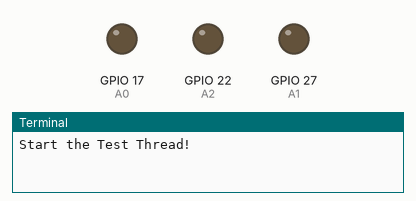
The program below on a simulated Raspberry Pi (BCM pin numbers). Shown: output pins drawn as LEDs (lit = HIGH), the last lines printed to the terminal. Threads take turns every 2 ms; pins used as bus, display or sensor lines are not drawn. At 3.0 s the program stops and its outputs stay as they are.

Above: at 0.1 s.
At 3.1 s:
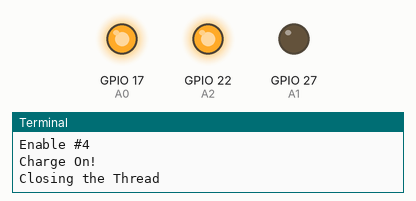
Timing chart, 0 to 4.5 s (numbered marks = the images above):
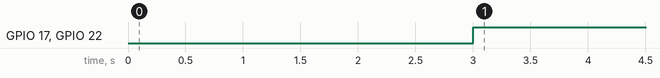

Measured:
- by itself, GPIO 17 (A0), GPIO 22 (A2): LOW → HIGH at 3.0 s

The program:

charge_on.py
```python
import RPi._GPIO as GPIO
import time
import serial
import threading
import Queue

# Setup Serial
port = serial.Serial("/dev/ttyAMA0", baudrate = 115200, timeout = None)
q = Queue.Queue(0)

# Object that signals shutdown
_sentinel = object()

#set up GPIO using BCM numbering
GPIO.setmode(GPIO.BCM)

# OE0 - H
# OE1 - L
# LE  - L

# A0 - GPIO 17
# A1 - GPIO 27
# A2 - GPIO 22

# Setup the Outputs
A0Mux = 4
A1Mux = 18
muxEnable = 25

A0 = 17
A1 = 27
A2 = 22


class printThread(threading.Thread):
	def __init__(self, q):
		self.q = q
		threading.Thread.__init__ (self)

	def run(self):
		while True:
			bytesToRead = port.inWaiting()

			if(bytesToRead > 0):
				print("Reading Bytes")
				rcv = port.read(bytesToRead)
				print(rcv)
				print("Done with Bytes")

			if not q.empty():
				print("Closing the Thread")
				port.close()
				break

class testThread(threading.Thread):
	def __init__(self, q):
		self.q = q
		threading.Thread.__init__ (self)

	def run(self):
		GPIO.setup(A0Mux, GPIO.OUT)
		GPIO.setup(A1Mux, GPIO.OUT)
		GPIO.setup(muxEnable, GPIO.OUT)

		GPIO.setup(A0, GPIO.OUT)
		GPIO.setup(A1, GPIO.OUT)
		GPIO.setup(A2, GPIO.OUT)

		GPIO.output(muxEnable, False)

		thread2.start()
		time.sleep(2)

		print("Enable #4")
		GPIO.output(muxEnable, True)
		GPIO.output(A0Mux, True)
		GPIO.output(A1Mux, True)

		time.sleep(1)

		#101 (Y5)
		GPIO.output(A0,True)
		GPIO.output(A1,False)
		GPIO.output(A2,True)

		print("Charge On!")
		q.put(_sentinel)


thread = testThread(q)
thread2 = printThread(q)

print("Start the Test Thread!")
thread.start()
```
